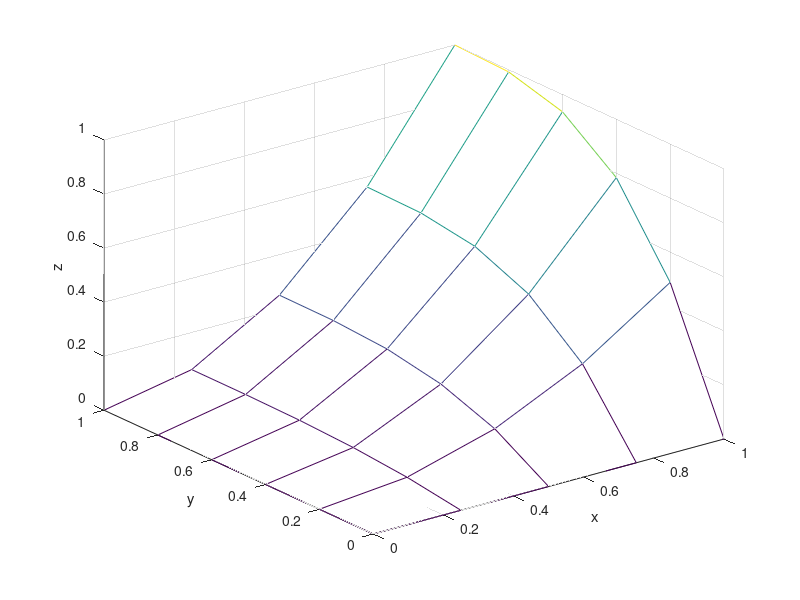

This figure's MATLAB source:
xd = [0 0.5 1]; yd = [0 0.2 0.8 1]; zd = (xd.^2)'*(1+(yd-1).^3); x = 0:0.25:1; y = 0:0.2:1;
z = interp2(xd, yd', zd', x, y', 'spline'); mesh(x,y,z), xlabel('x'), ylabel('y'), zlabel('z')
